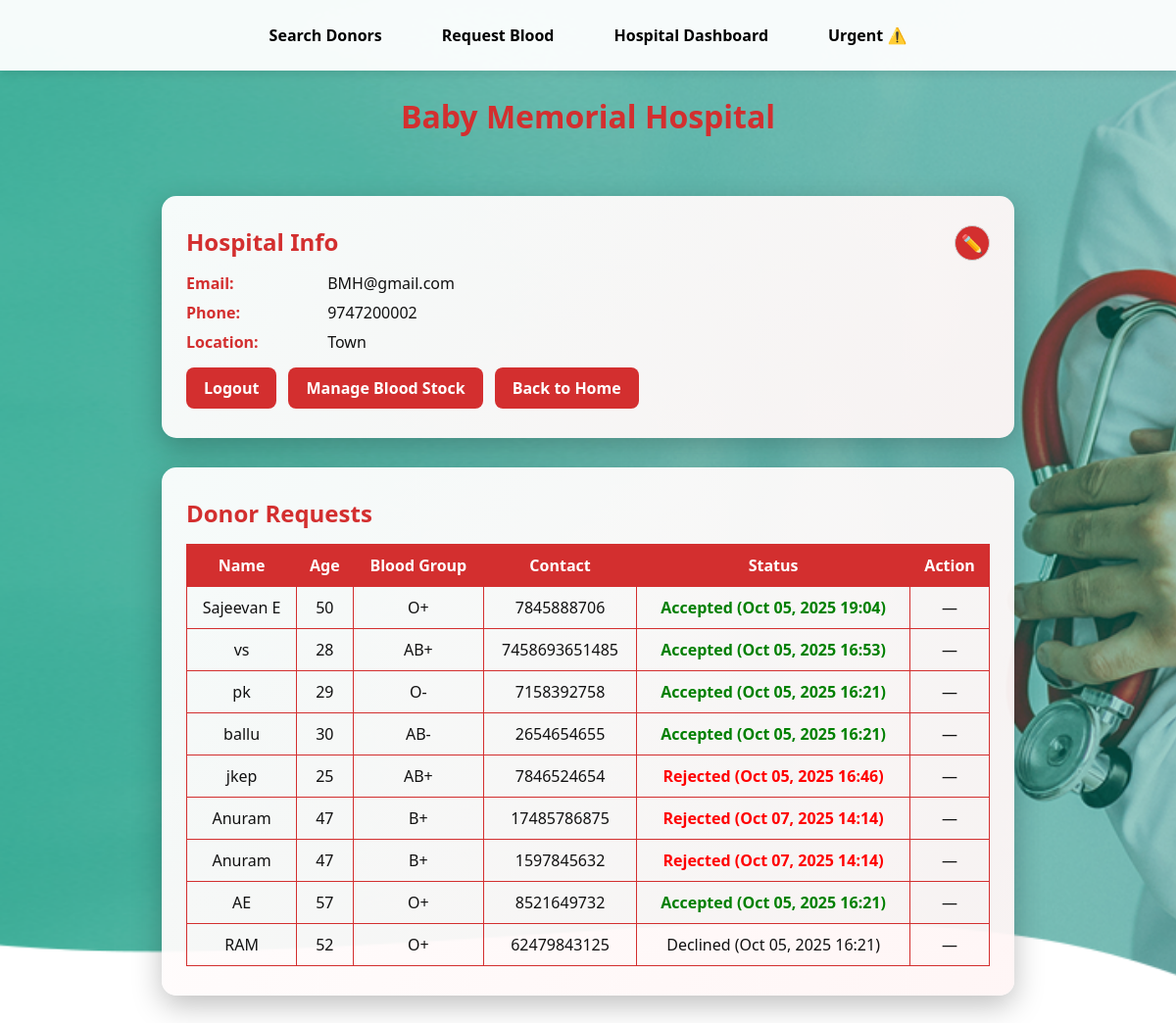
/hospital/profile/ (signed in), run on the app's committed database.
### core/models.py (models this page shows, shortened)
class Hospital(models.Model):
    name = models.CharField(max_length=100)
    email = models.EmailField(unique=True)
    phone = models.CharField(max_length=15)
    location = models.CharField(max_length=200)
    password = models.CharField(max_length=255)

class DonorRequest(models.Model):
    hospital = models.ForeignKey(Hospital, on_delete=models.CASCADE, related_name="donor_requests")
    donor_name = models.CharField(max_length=200)
    donor_age = models.IntegerField()
    donor_blood_group = models.CharField(max_length=5)
    donor_contact = models.CharField(max_length=15)
    status_choices = [
        ("Pending", "Pending"),
        ("Accepted", "Accepted"),
        ("Rejected", "Rejected"),
    ]
    status = models.CharField(max_length=10, choices=status_choices, default="Pending")
    created_at = models.DateTimeField(auto_now_add=True)
    updated_at = models.DateTimeField(auto_now=True)

### core/views.py (the view)
# urls.py: path('hospital/profile/', views.hospital_profile, name='hospital_profile'),
def hospital_profile(request):
    if 'hospital_email' not in request.session:
        return redirect('hospital_login')
    hospital = get_object_or_404(Hospital, email=request.session['hospital_email'])
    donor_requests = hospital.donor_requests.all().order_by('-created_at')
    return render(request, 'hospital_profile.html', {'hospital': hospital, 'donor_requests': donor_requests})

### templates/hospital_profile.html (shortened to what this page needs)
{% load static %}
<!DOCTYPE html>
<html lang="en">
<head>
</head>
<body>
<nav>
    <a href="{% url 'search_donors' %}">Search Donors</a>
    <a href="{% url 'request_blood' %}">Request Blood</a>
    <a href="{% url 'hospital_dashboard' %}">Hospital Dashboard</a>
    <a href="{% url 'blood_requests_list' %}" id="urgentNav">
        Urgent
        <span class="urgent-badge"> ⚠️ </span>
    </a>
</nav>
<h1>{{ hospital.name }}</h1>
<div class="profile-container">
    <div class="card profile-card">
        <h2>Hospital Info
            <a href="{% url 'edit_hospital_profile' %}" class="edit-btn">✏️</a>
        </h2>
        <p><span>Email:</span> {{ hospital.email }}</p>
        <p><span>Phone:</span> {{ hospital.phone }}</p>
        <p><span>Location:</span> {{ hospital.location }}</p>
        <div class="profile-buttons">
            <a href="{% url 'hospital_logout' %}">Logout</a>
            <a href="{% url 'manage_blood_stock' %}">Manage Blood Stock</a>
            <a href="/">Back to Home</a>
        </div>
    </div>
    <div class="card stats-card">
        <h2>Donor Requests</h2>
        <table>
            <tr>
                <th>Name</th>
                <th>Age</th>
                <th>Blood Group</th>
                <th>Contact</th>
                <th>Status</th>
                <th>Action</th>
            </tr>
            {% for req in donor_requests %}
            <tr>
                <td>{{ req.donor_name }}</td>
                <td>{{ req.donor_age }}</td>
                <td>{{ req.donor_blood_group }}</td>
                <td>{{ req.donor_contact }}</td>
                <td class="status-{{ req.status|lower }}">
                    {{ req.status }}
                    {% if req.status != "Pending" %}
                        ({{ req.updated_at|date:"M d, Y H:i" }})
                    {% endif %}
                </td>
                <td>
                    {% if req.status == "Pending" %}
                        <form method="post" action="{% url 'accept_request' req.id %}" style="display:inline;">
                            {% csrf_token %}
                            <button type="submit" class="btn btn-accept">Accept</button>
                        </form>
                        <form method="post" action="{% url 'reject_request' req.id %}" style="display:inline;">
                            {% csrf_token %}
                            <button type="submit" class="btn btn-reject">Reject</button>
                        </form>
                    {% else %}
                        —
                    {% endif %}
                </td>
            </tr>
            {% empty %}
                <tr><td colspan="6">No donor requests yet.</td></tr>
            {% endfor %}
        </table>
    </div>
</div>
</body>
</html>

### data on the page
Hospital: name "Baby Memorial Hospital", email "BMH@gmail.com", phone "9747200002", location "Town"
DonorRequest: donor_name "Sajeevan E", donor_age "50", donor_blood_group "O+", donor_contact "7845888706", status "Accepted", updated_at "Oct 05, 2025 19:04"
DonorRequest: donor_name "vs", donor_age "28", donor_blood_group "AB+", donor_contact "7458693651485", status "Accepted", updated_at "Oct 05, 2025 16:53"
DonorRequest: donor_name "pk", donor_age "29", donor_blood_group "O-", donor_contact "7158392758", status "Accepted", updated_at "Oct 05, 2025 16:21"
DonorRequest: donor_name "ballu", donor_age "30", donor_blood_group "AB-", donor_contact "2654654655", status "Accepted", updated_at "Oct 05, 2025 16:21"
DonorRequest: donor_name "jkep", donor_age "25", donor_blood_group "AB+", donor_contact "7846524654", status "Rejected", updated_at "Oct 05, 2025 16:46"
DonorRequest: donor_name "Anuram", donor_age "47", donor_blood_group "B+", donor_contact "17485786875", status "Rejected", updated_at "Oct 07, 2025 14:14"
DonorRequest: donor_name "Anuram", donor_age "47", donor_blood_group "B+", donor_contact "1597845632", status "Rejected", updated_at "Oct 07, 2025 14:14"
DonorRequest: donor_name "AE", donor_age "57", donor_blood_group "O+", donor_contact "8521649732", status "Accepted", updated_at "Oct 05, 2025 16:21"
DonorRequest: donor_name "RAM", donor_age "52", donor_blood_group "O+", donor_contact "62479843125", status "Declined", updated_at "Oct 05, 2025 16:21"
